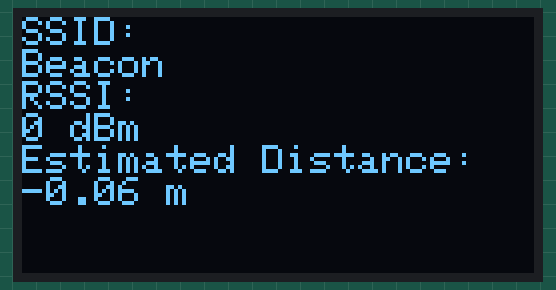
This program was run on a simulated ESP8266 (Wemos D1 mini). On the bench: 128×64 one-colour display. A WiFi scan finds three made-up networks.

Above: at 4.1 s.

The program:

main.cpp
```cpp
#include <Arduino.h>
#include <Wire.h>
#include <Adafruit_GFX.h>
#include <Adafruit_SSD1306.h>
#include "ESP8266WiFi.h"

const char beacon[7] = "Beacon";

Adafruit_SSD1306 display(128, 64, &Wire, -1);

const uint8_t size = 17;
const float_t errors[size] = {0.01, 0.0258, 0.0971, 0.1277, 0.0239, -0.0236, -0.0127, -0.1293, 0.4171, 0.0693, 0.1613, -0.1232, 0.028, -0.0137, -0.3118, -0.9605, -2.1052};
const int8_t rssis[size] = {-55, -59, -60, -62, -66, -68, -69, -71, -74, -79, -81, -83, -84, -85, -86, -87, -88};

// Match the rssi to an error.
float_t Error(const int32_t &rssi)
{
  int32_t rssis_difference = 0;
  int8_t matched_index = 0;

  // If the rssi is larger then -55 dbm, return the first error.
  if (rssi > rssis[0])
  {
    return errors[0];
  }
  // If the rssi is smaller than -88 dbm, return the last error.
  else if (rssi < rssis[size - 1])
  {
    return errors[size - 1];
  }

  // Loop through each rssis and find the rssis that is closest.
  // Take that index, can use it to find the error.
  for (uint8_t i = 0; i < size - 1; i++)
  {
    const int8_t current_rssis = rssis[i];
    const int8_t next_rssis = rssis[i + 1];
    const int16_t current_rssis_difference = abs(rssi - current_rssis);
    const int16_t next_rssis_difference = abs(next_rssis - rssi);

    // If the rssi is closer to the rssi when are on.
    if (current_rssis_difference >= next_rssis_difference)
    {

      if (i == 0)
      {
        rssis_difference = next_rssis_difference;
        matched_index = i + 1;
      }
      else if (next_rssis_difference < rssis_difference)
      {
        rssis_difference = next_rssis_difference;
        matched_index = i + 1;
      }
    }
    // The rssi is closer to the next rssi.
    else
    {
      if (i == 0)
      {
        rssis_difference = current_rssis_difference;
        matched_index = i;
      }
      else if (current_rssis_difference < rssis_difference)
      {
        rssis_difference = current_rssis_difference;
        matched_index = i;
      }
    }
  }
  return errors[matched_index];
}

// Estimated the distance based on RSSI given.
float_t DistanceFromRSSI(const int32_t &rssi)
{
  return (-0.043 * pow(rssi, 5) - 4.92 * pow(rssi, 4) - 171.5 * pow(rssi, 3) - 600.8 * pow(rssi, 2) + (41.41 * rssi) - 0.84) / (pow(rssi, 4) + 250.4 * pow(rssi, 3) + 14780 * pow(rssi, 2) - (455.9 * rssi) + 12.24);
}

void ClearDisplay()
{
  display.clearDisplay();
  display.setCursor(0, 0);
}

void SetupDisplay()
{
  if (!display.begin(SSD1306_SWITCHCAPVCC, 0x3C))
  {
    Serial.println(F("SSD1306 allocation failed"));
  }
  delay(2000);
  display.setTextSize(1);
  display.setTextColor(WHITE);
  ClearDisplay();
}

void SetupWifi()
{
  WiFi.mode(WIFI_STA);
  WiFi.disconnect();
}

void setup()
{
  SetupWifi();
  SetupDisplay();
}

void loop()
{
  const uint8_t networks = WiFi.scanNetworks();

  if (networks == 0)
  {
    ClearDisplay();
    display.println(F("Nothing found."));
  }
  else
  {
    int32_t average_rssi = 0;

    for (uint8_t i = 0; i < 10; i++)
    {
      for (uint8_t i = 0; i < networks; i++)
      {
        if (strcmp(WiFi.SSID(i).c_str(), beacon) == 0)
        {
          average_rssi += WiFi.RSSI(i);
        }
      }
    }

    average_rssi /= 10;
    ClearDisplay();
    display.println(F("SSID: "));
    display.println(beacon);
    display.println(F("RSSI: "));
    display.print(average_rssi);
    display.println(F(" dBm"));
    display.println(F("Estimated Distance: "));
    display.print(DistanceFromRSSI(average_rssi) + Error(average_rssi));
    display.println(F(" m"));
    display.display();
  }
  delay(500);
}
```
